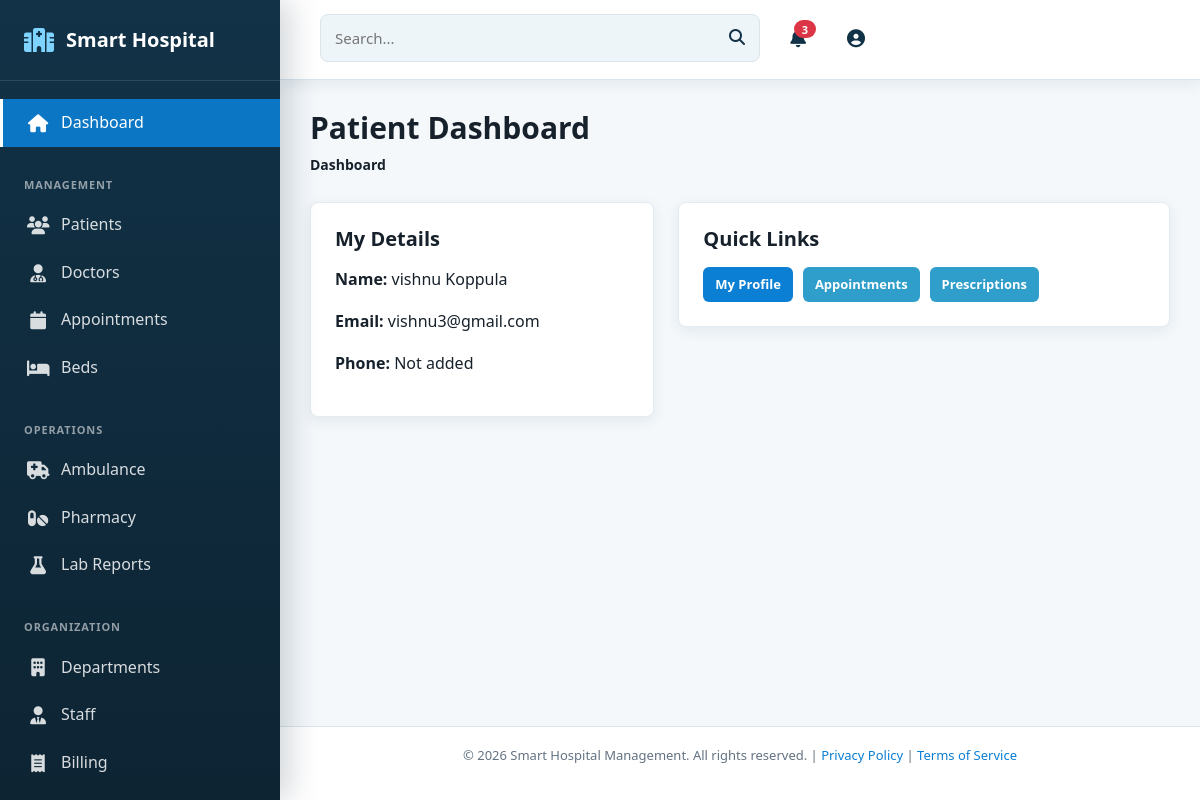
Page /accounts/dashboard/patient/ (signed in) on the earlier database version.
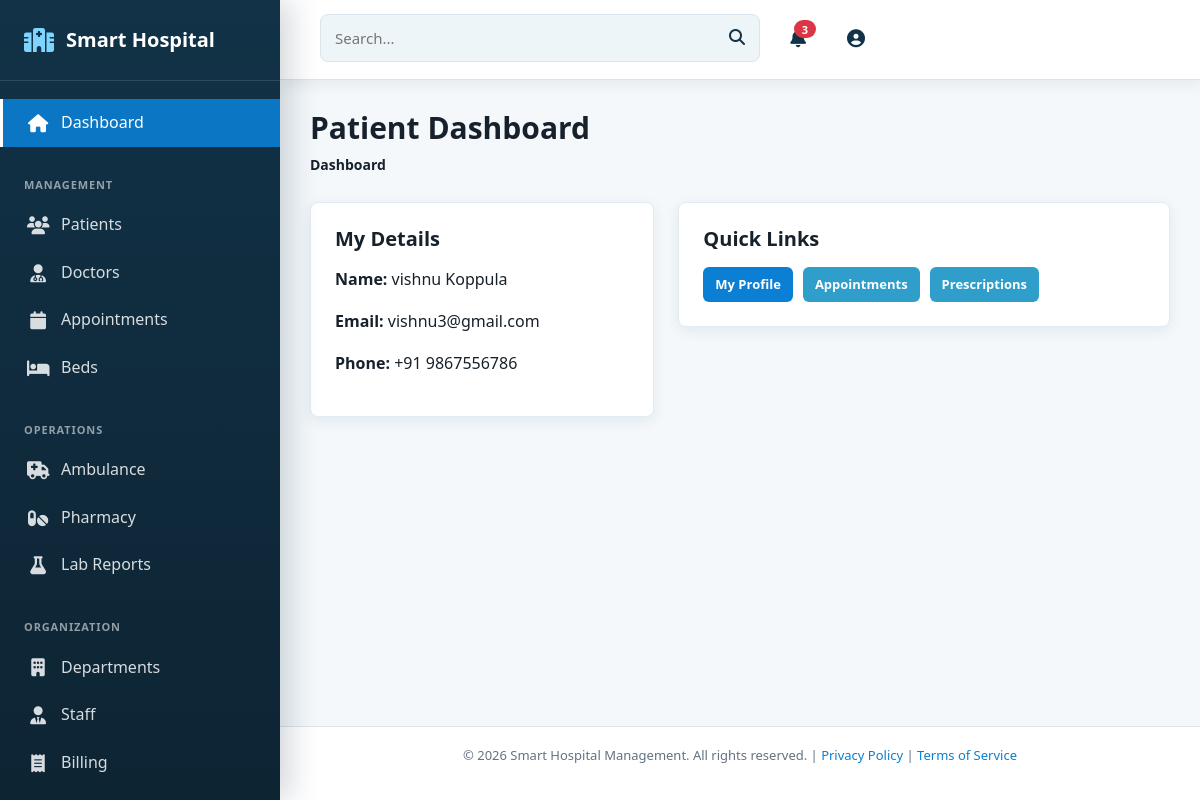
Same page on the later database version.
### accounts/models.py (models this page shows, shortened)
class User(AbstractUser):
    class Roles(models.TextChoices):
        SUPER_ADMIN = "SUPER_ADMIN", "Super Admin"
        PATIENT = "PATIENT", "Patient"
        DOCTOR = "DOCTOR", "Doctor"
        ADMIN = "ADMIN", "Admin"
        NURSE = "NURSE", "Nurse"
    email = models.EmailField(unique=True)
    role = models.CharField(max_length=30, choices=Roles.choices, default=Roles.PATIENT)
    phone_number = models.CharField(max_length=15, blank=True, null=True)
    profile_picture = models.ImageField(upload_to="profiles/", blank=True, null=True)
    is_verified = models.BooleanField(default=False)
    created_at = models.DateTimeField(auto_now_add=True)
    updated_at = models.DateTimeField(auto_now=True)

### accounts/views.py (the view)
# urls.py: path("dashboard/patient/", views.patient_dashboard, name="patient_dashboard"),
@login_required
def patient_dashboard(request):
    user = request.user
    patient_profile = None
    try:
        patient_profile = PatientProfile.objects.get(user=user)
    except PatientProfile.DoesNotExist:
        pass
    context = {
        "user": user,
        "patient_profile": patient_profile,
        "appointments": [],  # Will be populated when appointment model is used
        "prescriptions": [],  # Will be populated when prescription model is used
    }
    return render(request, "accounts/patient_dashboard.html", context)

### templates/accounts/patient_dashboard.html (shortened to what this page needs)
{% extends 'base.html' %}
{% load static %}
{% block nav_home %}active{% endblock %}
{% block content %}
<div class="page-header">
    <div>
        <h1 class="page-title">Patient Dashboard</h1>
        <nav aria-label="breadcrumb">
            <ol class="breadcrumb">
                <li class="breadcrumb-item active">Dashboard</li>
            </ol>
        </nav>
    </div>
</div>
<div class="row g-4">
    <div class="col-lg-5">
        <div class="table-card">
            <h2 class="table-title mb-3">My Details</h2>
            <p><strong>Name:</strong> {{ user.get_full_name|default:user.username }}</p>
            <p><strong>Email:</strong> {{ user.email }}</p>
            <p><strong>Phone:</strong> {{ user.phone_number|default:"Not added" }}</p>
        </div>
    </div>
    <div class="col-lg-7">
        <div class="table-card">
            <h2 class="table-title mb-3">Quick Links</h2>
            <div class="action-buttons">
                <a href="{% url 'accounts:profile' %}" class="btn-sm btn-view">My Profile</a>
                <a href="{% url 'appointment:list' %}" class="btn-sm btn-edit">Appointments</a>
                <a href="{% url 'prescriptions:list' %}" class="btn-sm btn-edit">Prescriptions</a>
            </div>
        </div>
    </div>
</div>
{% endblock %}

Differences in the rows shown:
changed User "vishnu Koppula": phone_number "Not added" → "+91 9867556786"
